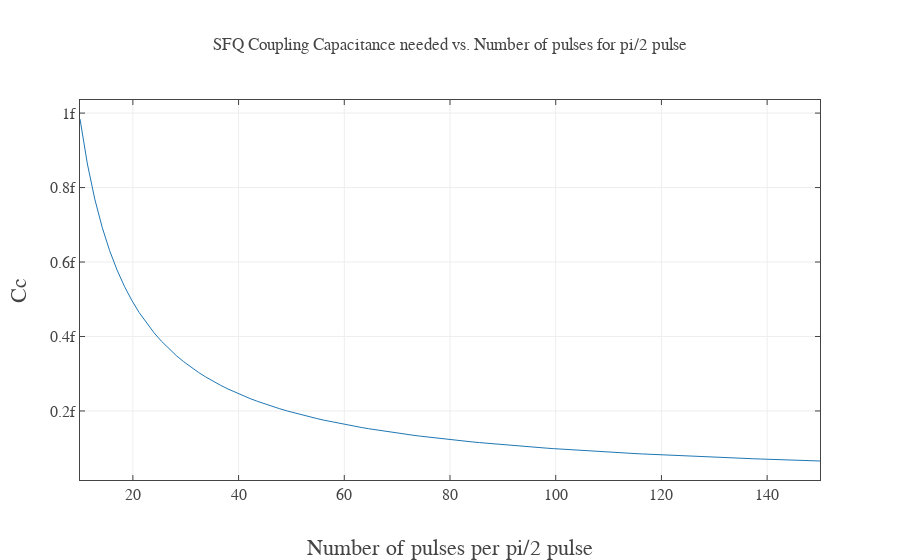

The cell this chart's notebook holds for it:
### Code cell
n = np.linspace(10, 150, 101)

LinePlot("SFQ Coupling Capacitance needed vs. Number of pulses for pi/2 pulse",
        x = n,
        y = cc(n),
        layoutOpts={'xaxis': {'title': 'Number of pulses per pi/2 pulse'}, 
                    'yaxis': {'title': 'Cc'}});
